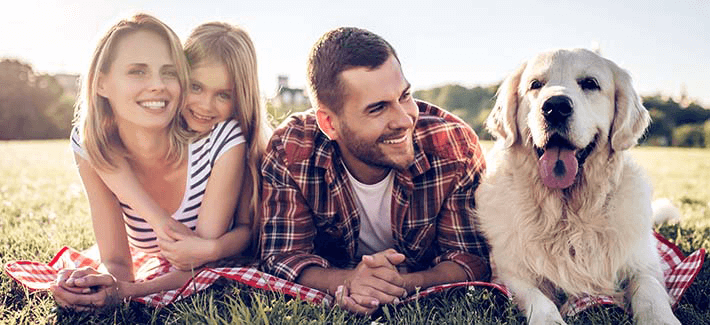
#> input picture zd1.png, 710 x 325 px, found by its file name
$ jupyter execute --allow-errors 'Копия_блокнота_"pnpz_VladyslavHalimskyi_ipynb".ipynb'
#> lines starting #> are read from the running program, lines starting #| are printed output that depends on the picture; after the words box and inside, x2 and y2 are one past the last pixel; in counts of white or black regions, pixels touching at a corner belong together
<a href="https://colab.research.google.com/github/MrVladislov/PNPZ/blob/main/%D0%9A%D0%BE%D0%BF%D0%B8%D1%8F_%D0%B1%D0%BB%D0%BE%D0%BA%D0%BD%D0%BE%D1%82%D0%B0_%22pnpz_VladyslavHalimskyi_ipynb%22.ipynb" target="_parent"></a>

# **Widzenie maszynowe. Biblioteka OpenCV**

### Historia rozwoju widzenia maszynowego
Widzenie maszynowe, będące połączeniem technologii przetwarzania obrazu, sztucznej inteligencji i automatyki, przeszło znaczną ewolucję od początkowych koncepcji teoretycznych po współczesne zaawansowane systemy. Poniżej przedstawiono kluczowe etapy jego rozwoju:

---

#### **1. Lata 40.–50. XX wieku: Początki teoretyczne**
- **1940–1950**: Badania nad sztuczną inteligencją (SI) zainicjowane przez armię USA, które obejmowały analizę obrazu do celów wojskowych .
- **1950**: James Gibson wprowadził teorię „przepływu optycznego”, która stała się podstawą analizy ruchu w obrazach .
- **1956**: Termin „sztuczna inteligencja” został formalnie zdefiniowany przez Johna McCarthy’ego, co zapoczątkowało interdyscyplinarne badania .

---

#### **2. Lata 60.–70. XX wieku: Narodziny koncepcji**
- **1960**: Larry Roberts zaproponował możliwość wyodrębniania informacji 3D z obrazów 2D, co dało podwaliny pod trójwymiarowe widzenie maszynowe .
- **1966**: Marvin Minsky z MIT zlecił stworzenie systemu łączącego kamerę z komputerem, co zaowocowało pierwszymi matematycznymi modelami przetwarzania obrazu .
- **1978**: David Marr opracował teorię przetwarzania obrazu w trzech etapach (obliczeniowym, algorytmicznym, implementacyjnym), która stała się kluczowa dla rozwoju systemów wizyjnych .

---

#### **3. Lata 80. XX wieku: Industrializacja**
- **Rozwój przemysłowy**: Powstały firmy specjalizujące się w technologiach wizyjnych, takie jak **Cognex**, **Basler** i **DALSA**, które wprowadziły pierwsze komercyjne systemy do kontroli jakości w fabrykach .
- **Technologie**: Wprowadzono metody analizy obrazu oparte na piramidach obrazów oraz algorytmy do lokalizacji obiektów w przestrzeni 3D (np. *shape from shading*) .
- **OCR**: Systemy optycznego rozpoznawania znaków zaczęto stosować w przemyśle do odczytu kodów i tekstów .

---

#### **4. Lata 90. XX wieku: Era inteligentnych kamer**
- **Postęp sprzętowy**: Komputery i kamery stały się wystarczająco wydajne, by przetwarzać obrazy w czasie rzeczywistym. Powstały „inteligentne kamery” z wbudowanymi procesorami, które eliminowały konieczność użycia zewnętrznych komputerów .
- **Algorytmy 3D**: Rozwój technik modelowania obiektów 3D przy użyciu stereoskopii, analizy cieni i natężenia światła .

---

#### **5. XXI wiek: Integracja z AI i ekspansja**
- **2000–2010**: Wprowadzenie modułu **DNN** (Deep Neural Networks) w OpenCV, co umożliwiło integrację z modelami głębokiego uczenia .
- **2010–2020**: Rozwój systemów opartych na **uczeniu maszynowym** i **sieciach neuronowych**, które zastąpiły tradycyjne algorytmy oparte na regułach .
- **Przemysł 4.0**: Widzenie maszynowe stało się kluczowe w automatyzacji linii produkcyjnych, np. do kontroli jakości, pozycjonowania robotów czy identyfikacji kodów kreskowych .
- **Chiny**: Od 2016 r. kraj ten stał się globalnym liderem w produkcji systemów wizyjnych, z firmami takimi jak **OPT** i **Daheng Images** .

---

#### **6. Współczesność (po 2020 r.): Rewolucja AI i przyszłość**
- **Głębokie uczenie**: Modele takie jak **YOLO** (You Only Look Once) czy **EfficientNet** zrewolucjonizowały detekcję obiektów i segmentację obrazów .
- **Multimodalność**: Integracja czujników wizyjnych z lidarami, czujnikami podczerwieni i dźwiękowymi dla pełniejszej percepcji środowiska .
- **Robotyka**: Humanoidalne roboty, takie jak **Pepper** i **Nao**, wykorzystują widzenie maszynowe do interakcji z ludźmi i nawigacji w przestrzeni .
- **Medycyna i logistyka**: Zastosowania w diagnostyce obrazowej, sortowaniu paczek czy autonomicznych magazynach .

---

### Podsumowanie
Widzenie maszynowe ewoluowało od teoretycznych koncepcji do technologii przekształcającej przemysł, medycynę i robotykę. Kluczowe kamienie milowe to rozwój algorytmów 3D w latach 80., inteligentnych kamer w latach 90. oraz integracja z SI w XXI wieku. Obecnie, zdominowane przez głębokie uczenie i multimodalne systemy, nadal dynamicznie się rozwija, otwierając nowe możliwości w automatyzacji i analizie danych .

---

### **OpenCV 1.0** (2006)
- **Pierwsza stabilna wersja** biblioteki, zaprojektowana głównie do badań akademickich.
- **Podstawowe funkcje**: detekcja krawędzi, filtracja obrazu, kalibracja kamery.
- **Interfejs**: C API (bez wsparcia dla C++).

---

### **OpenCV 2.x** (2008–2017)
#### **Wersja 2.4.x (LTS)**
- **Moduł `features2d`**: Wprowadzenie algorytmów **SIFT**, **SURF**, **ORB** do wykrywania i dopasowywania cech.
- **GPU Acceleration**: Wsparcie dla CUDA (moduł `gpu`), przyspieszające operacje na kartach NVIDIA.
- **OpenCL**: Wstępna integracja z obliczeniami heterogenicznymi.
- **Detektory obiektów**: Algorytm **Haar Cascades** (używany m.in. do detekcji twarzy).
- **Python API**: Pierwsze oficjalne wsparcie dla Pythona 2.x.

#### **Wersja 2.3.1** (2011)
- **Nowy interfejs C++**: Stopniowe zastępowanie C API.
- **Moduł `ml`**: Algorytmy uczenia maszynowego (SVM, Random Forests).

---

### **OpenCV 3.x** (2015–2018)
#### **Wersja 3.0** (2015)
- **Moduł `DNN` (beta)**: Wsparcie dla wczytywania modeli **Caffe** i **TensorFlow**.
- **Transparent API (T-API)**: Automatyczne wykorzystanie OpenCL do przyspieszenia operacji.
- **Usunięcie starego kodu**: Wycofanie przestarzałych funkcji C API (np. `cvLoadImage`).
- **Moduł `viz`**: Wizualizacja 3D (np. chmury punktów).

#### **Wersja 3.4.x** (2018)
- **Detektory cech**: **AKAZE**, **BRISK** oraz wsparcie dla **Deep Learning** w `DNN`.
- **Optical Flow**: Algorytm **DIS** (Dense Inverse Search).
- **SIFT i SURF**: Przywrócone po usunięciu w 3.0 (wymagana flaga `OPENCV_ENABLE_NONFREE`).

---

### **OpenCV 4.x** (2018–obecnie)
#### **Wersja 4.0** (2018)
- **C++11 jako domyślny standard**: Usunięto wsparcie dla C++98.
- **G-API**: Nowy moduł do tworzenia grafów przetwarzania obrazu (optymalizacja wielowątkowości).
- **Usunięcie C API**: Całkowite wycofanie starych funkcji (np. `cvQueryFrame`).
- **DNN**: Wsparcie dla **ONNX**, **TensorFlow 1.x**, i **Darknet** (YOLOv3).

#### **Wersja 4.5.x** (2020–2021)
- **QR Code Detector**: Algorytm do wykrywania i dekodowania kodów QR.
- **Moduł `rapid`**: Szybka detekcja markerów typu AprilTag.
- **Optymalizacje NEON/AVX**: Przyspieszenie operacji na ARM i x86.
- **Wsparcie dla ROS2**: Integracja z Robot Operating System.

#### **Wersja 4.7.0** (2022)
- **Moduł `wechat_qrcode`**: Detektor kodów QR od WeChat (większa dokładność).
- **DeepLabV3+**: Wsparcie dla segmentacji semantycznej w `DNN`.
- **Wsparcie dla ONNX opset 16**: Lepsza kompatybilność z modelami PyTorch.

---

### **OpenCV 4.8.0** (2023)
- **TFLite**: Pierwsze pełne wsparcie dla modeli **TensorFlow Lite** (w tym INT8).
- **FFmpeg 5.0**: Aktualizacja dekodowania wideo (HDR, HEVC).
- **CUDA 12.0**: Optymalizacje dla kart NVIDIA Ampere.

---

### **OpenCV 4.9.0** (LTS, 2023)
- **Winograd FP16**: Przyspieszenie operacji konwolucyjnych na ARM.
- **Moduł `objdetect`**: Lepsza detekcja znaczników ArUco.
- **Optymalizacje RISC-V**: Wstępne wsparcie dla architektury open-source.

---

### **OpenCV 4.10.0** (2024)
- **YOLOv10**: Integracja z najnowszymi modelami YOLO.
- **NumPy 2.0**: Eksperymentalne wsparcie w Pythonie.
- **Qualcomm HAL**: Optymalizacje dla Snapdragon.

---

### **OpenCV 4.11.0** (2025)
- **C++20**: Eksperymentalne wykorzystanie konceptów i `<format>`.
- **JPEG XL i AVIF**: Nowe formaty kompresji obrazu.
- **ONNX Runtime 1.17**: Wsparcie dla inferencji na Intel Arc i AMD ROCm.

---

### **OpenCV 5.0** (planowane)
- **C++17 jako minimum**: Wymóg nowoczesnych kompilatorów.
- **Usunięcie C API**: Ostateczne pożegnanie z interfejsem w stylu C.
- **G-API 2.0**: Grafowe przetwarzanie strumieniowe w czasie rzeczywistym.

---

[cell 1]
import cv2
from google.colab.patches import cv2_imshow
import urllib.request
import numpy as np
from google.colab.patches import cv2_imshow
import urllib.request

[cell 2]
url = "https://raw.githubusercontent.com/MrVladislov/PNPZ/main/zd1.png"
urllib.request.urlretrieve(url, "example_image.png")

image = cv2.imread("example_image.png")
#> image is the input picture: shape (325, 710, 3); mean B, G, R 147.7, 150.4, 171.1
#> `image = cv2.detailEnhance(image, sigma_s=10, sigma_r=0.15)`:
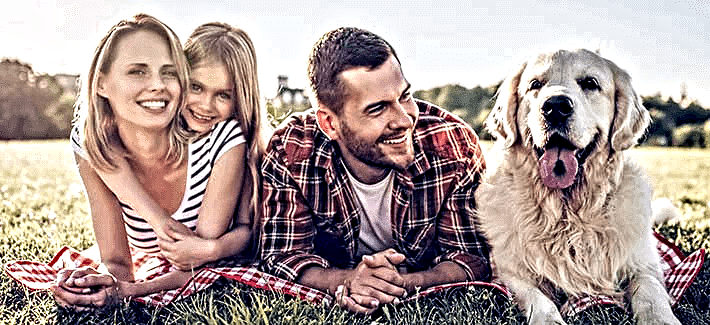
#> image: shape (325, 710, 3); mean B, G, R 148.9, 152.7, 171.2
#> `success, saliency_map = saliency.computeSaliency(image)`:
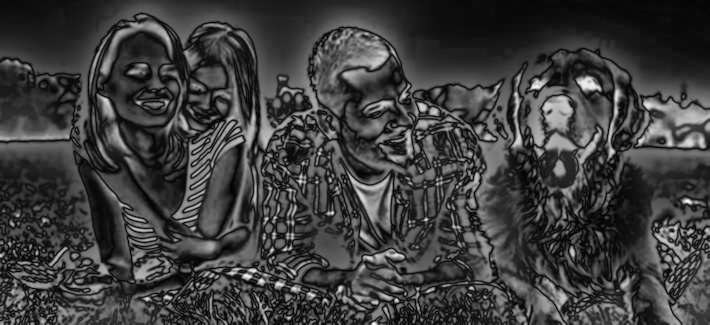
#> saliency_map: shape (325, 710) float32; min 0, max 1, mean 0.243
#> `success, saliency_map = saliency.computeSaliency(image)`: success = True
#> `_, mask = cv2.threshold((saliency_map*255).astype("uint8"), 0, 255,cv2..`:
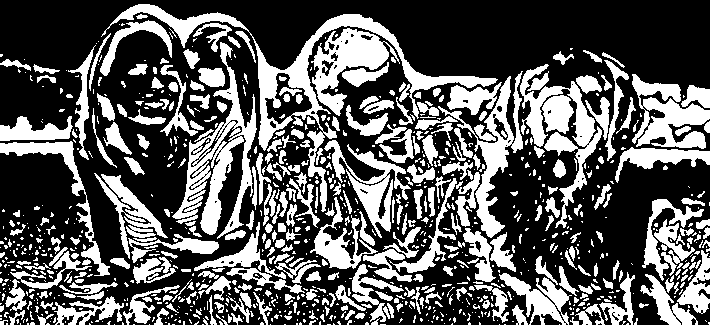
#> mask: shape (325, 710); 35.4% white; 1012 white regions (666 under 20 px), largest, box (x1, y1, x2, y2) and area: (101, 4, 498, 212) 6800, (172, 42, 257, 239) 4847, (520, 64, 602, 228) 3216
#> `mask = cv2.morphologyEx(mask, cv2.MORPH_CLOSE, np.ones((15,15), np.uin..`:
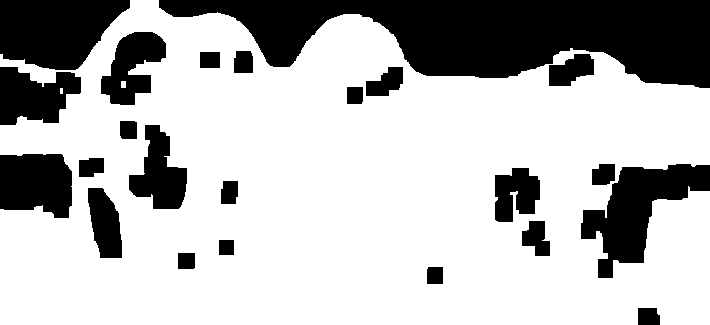
#> mask: shape (325, 710); 72% white; 23 black regions, largest, box (x1, y1, x2, y2) and area: (159, 0, 710, 88) 28943, (0, 0, 130, 70) 6889, (581, 164, 710, 278) 6451

#> (the rest of this cell did not finish here and is left out)

$ run again, with park.jpg saved as zd1.png
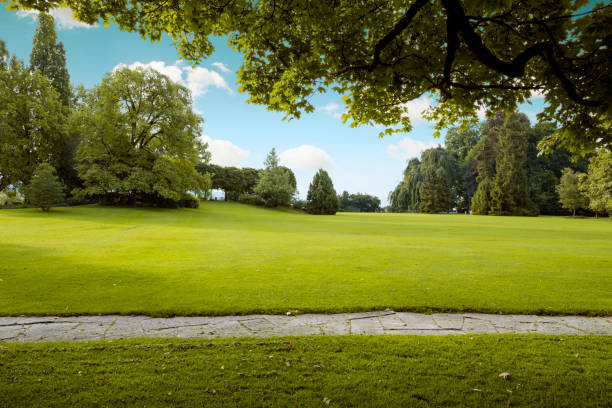
#> input picture park.jpg, 612 x 408 px, found by its file name
#> image is the input picture: shape (408, 612, 3); mean B, G, R 51.8, 118.2, 111.1
#> `success, saliency_map = saliency.computeSaliency(image)`:
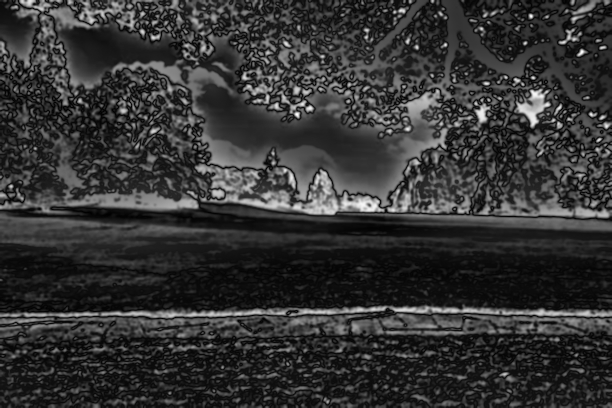
#> saliency_map: shape (408, 612) float32; min 0, max 1, mean 0.201
#> success = True
#> `mask = cv2.morphologyEx(mask, cv2.MORPH_CLOSE, np.ones((15,15), np.uin..`:
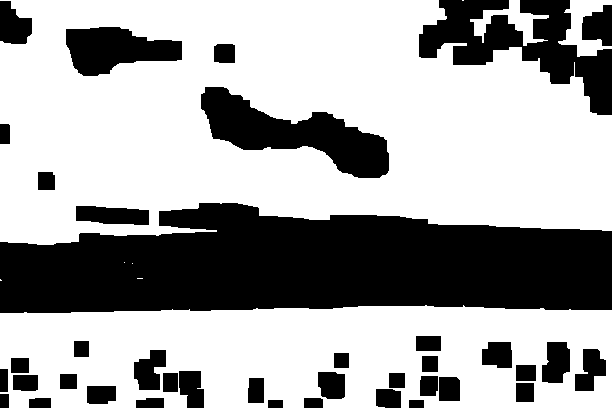
#> mask: shape (408, 612); 64.8% white; 39 black regions, largest, box (x1, y1, x2, y2) and area: (0, 203, 612, 313) 51941, (419, 0, 612, 115) 9283, (201, 87, 389, 178) 7544
